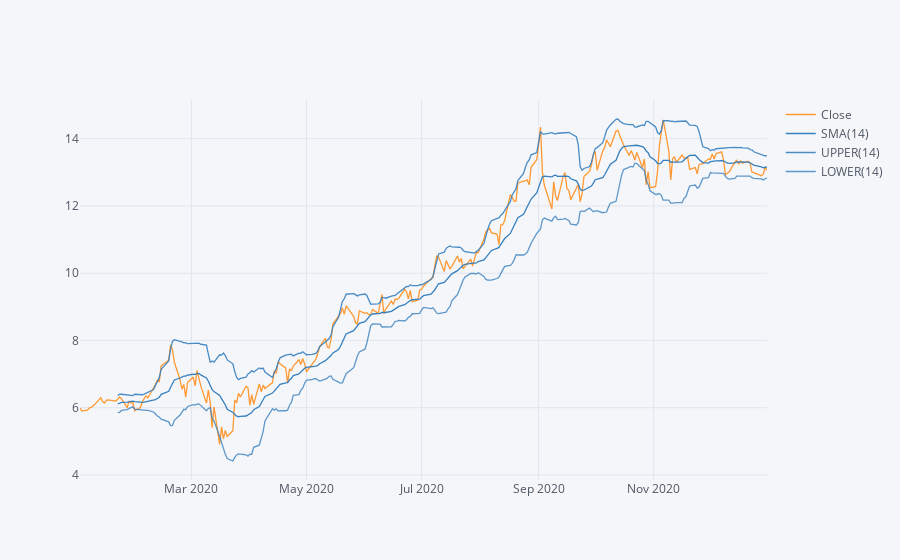

Here is the notebook cell this chart was saved with:
### Code cell
CPU_makers_stocks['NVDA']['Close'].loc['2020-01-01':'2021-01-01'].ta_plot(study='boll')

### Figure 1 — Plotly figure (JSON) as saved in the notebook; plotly's stock layout.template omitted (floating-point values rounded to 4 significant figures; data arrays with more than 128 entries replaced by an {"elided": "..."} marker saying what was removed)
{"data": [{"line": {"color": "rgba(255, 153, 51, 1.0)", "dash": "solid", "shape": "linear", "width": 1.3}, "mode": "lines", "name": "Close", "text": "", "type": "scatter", "x": {"elided": "253 str values"}, "y": {"elided": "253 float values"}}, {"line": {"color": "rgba(55, 128, 191, 1.0)", "dash": "solid", "shape": "linear", "width": 1.3}, "mode": "lines", "name": "SMA(14)", "text": "", "type": "scatter", "x": {"elided": "253 str values"}, "y": {"elided": "253 mixed values"}}, {"line": {"color": "rgba(55, 128, 191, 0.8999999999999999)", "dash": "solid", "shape": "linear", "width": 1.3}, "mode": "lines", "name": "UPPER(14)", "text": "", "type": "scatter", "x": {"elided": "253 str values"}, "y": {"elided": "253 mixed values"}}, {"line": {"color": "rgba(55, 128, 191, 0.7999999999999998)", "dash": "solid", "shape": "linear", "width": 1.3}, "mode": "lines", "name": "LOWER(14)", "text": "", "type": "scatter", "x": {"elided": "253 str values"}, "y": {"elided": "253 mixed values"}}], "layout": {"legend": {"bgcolor": "#F5F6F9", "font": {"color": "#4D5663"}}, "paper_bgcolor": "#F5F6F9", "plot_bgcolor": "#F5F6F9", "title": {"font": {"color": "#4D5663"}}, "xaxis": {"gridcolor": "#E1E5ED", "showgrid": true, "tickfont": {"color": "#4D5663"}, "title": {"font": {"color": "#4D5663"}, "text": ""}, "zerolinecolor": "#E1E5ED"}, "yaxis": {"gridcolor": "#E1E5ED", "showgrid": true, "tickfont": {"color": "#4D5663"}, "title": {"font": {"color": "#4D5663"}, "text": ""}, "zerolinecolor": "#E1E5ED"}}}
